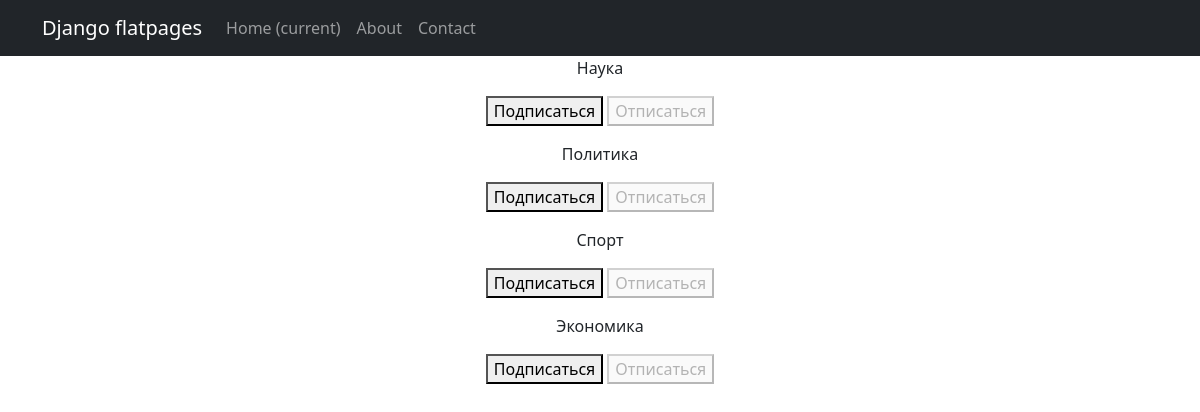
Screenshot of /news/subscriptions/ (signed in) with the database file from the repository.
### NewsPortal/models.py (models this page shows, shortened)
class Category(models.Model):
    category_name = models.CharField(max_length=64, unique=True)

### NewsPortal/views.py (the view, shortened to what this page needs)
# urls.py: path('subscriptions/', subscription, name='subscription'),
@login_required
@csrf_protect
def subscription(request):
    categories_with_subcriptions = Category.objects.annotate(
        user_subscribed=Exists(
            Subscriber.objects.filter(
                user=request.user,
                category=OuterRef('pk')
            )
        )
    ).order_by('category_name')
    return render(
        request,
        'subscriptions.html',
        {'categories': categories_with_subcriptions},
    )

### templates/subscriptions.html (shortened to what this page needs)
{% extends 'flatpages/default.html' %}
{% block content %}
    {% for category in categories %}
        <p>
            {{ category.category_name }}
            <form method="post">
            {% if category.user_subscribed %}
                <button disabled>Подписаться</button>
                <button name="action" value="unsubscribe">Отписаться</button>
            {% else %}
                <button name="action" value="subscribe">Подписаться</button>
                <button disabled>Отписаться</button>
            {% endif %}
            </form>
        </p>
    {% endfor %}
{% endblock content %}

### rows the page displays
Category: category_name "Наука", shows "Подписаться"
Category: category_name "Политика", shows "Подписаться"
Category: category_name "Спорт", shows "Подписаться"
Category: category_name "Экономика", shows "Подписаться"
